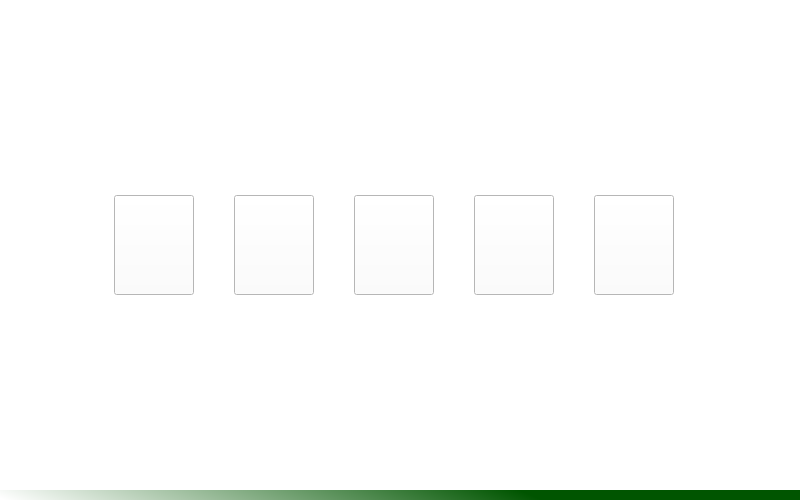
<?xml version="1.0" encoding="UTF-8"?>
<ui version="4.0">
 <class>home</class>
 <widget class="QWidget" name="home">
  <property name="geometry">
   <rect>
    <x>0</x>
    <y>0</y>
    <width>800</width>
    <height>500</height>
   </rect>
  </property>
  <property name="windowTitle">
   <string>Form</string>
  </property>
  <property name="styleSheet">
   <string notr="true">background-color: rgb(255, 255, 255);</string>
  </property>
  <widget class="QPushButton" name="PersMngBtn_HomeUI">
   <property name="geometry">
    <rect>
     <x>234</x>
     <y>195</y>
     <width>80</width>
     <height>100</height>
    </rect>
   </property>
   <property name="maximumSize">
    <size>
     <width>80</width>
     <height>100</height>
    </size>
   </property>
   <property name="styleSheet">
    <string notr="true">border-image: url(:/pic/人员管理-a.png);</string>
   </property>
   <property name="text">
    <string/>
   </property>
  </widget>
  <widget class="QPushButton" name="DistrSchemeBtn_HomeUI">
   <property name="geometry">
    <rect>
     <x>354</x>
     <y>195</y>
     <width>80</width>
     <height>100</height>
    </rect>
   </property>
   <property name="maximumSize">
    <size>
     <width>80</width>
     <height>100</height>
    </size>
   </property>
   <property name="styleSheet">
    <string notr="true">border-image: url(:/pic/训练方案-a.png);</string>
   </property>
   <property name="text">
    <string/>
   </property>
  </widget>
  <widget class="QPushButton" name="TrainProcBtn_HomeUI">
   <property name="geometry">
    <rect>
     <x>474</x>
     <y>195</y>
     <width>80</width>
     <height>100</height>
    </rect>
   </property>
   <property name="maximumSize">
    <size>
     <width>80</width>
     <height>100</height>
    </size>
   </property>
   <property name="styleSheet">
    <string notr="true">border-image: url(:/pic/训练进程-a.png);</string>
   </property>
   <property name="text">
    <string/>
   </property>
  </widget>
  <widget class="QPushButton" name="PerfMngBtn_HomeUI">
   <property name="geometry">
    <rect>
     <x>594</x>
     <y>195</y>
     <width>80</width>
     <height>100</height>
    </rect>
   </property>
   <property name="maximumSize">
    <size>
     <width>80</width>
     <height>100</height>
    </size>
   </property>
   <property name="styleSheet">
    <string notr="true">border-image: url(:/pic/成绩管理-a.png);</string>
   </property>
   <property name="text">
    <string/>
   </property>
  </widget>
  <widget class="QPushButton" name="DevMngBtn_HomeUI">
   <property name="geometry">
    <rect>
     <x>114</x>
     <y>195</y>
     <width>80</width>
     <height>100</height>
    </rect>
   </property>
   <property name="minimumSize">
    <size>
     <width>0</width>
     <height>0</height>
    </size>
   </property>
   <property name="maximumSize">
    <size>
     <width>80</width>
     <height>100</height>
    </size>
   </property>
   <property name="styleSheet">
    <string notr="true">border-image: url(:/pic/设备管理-a.png);</string>
   </property>
   <property name="text">
    <string/>
   </property>
  </widget>
  <widget class="QLabel" name="label">
   <property name="geometry">
    <rect>
     <x>0</x>
     <y>0</y>
     <width>800</width>
     <height>20</height>
    </rect>
   </property>
   <property name="styleSheet">
    <string notr="true">border-image: url(:/pic/顶部-切角.png);
color: rgb(255, 255, 255);
border:none</string>
   </property>
   <property name="text">
    <string>主页面</string>
   </property>
   <property name="alignment">
    <set>Qt::AlignCenter</set>
   </property>
  </widget>
  <widget class="QLabel" name="label_2">
   <property name="geometry">
    <rect>
     <x>0</x>
     <y>490</y>
     <width>800</width>
     <height>15</height>
    </rect>
   </property>
   <property name="styleSheet">
    <string notr="true">background-color: qlineargradient(spread:pad, x1:0.67, y1:0.516727, x2:0, y2:0.545455, stop:0 rgba(0, 85, 0, 255), stop:1 rgba(255, 255, 255, 255));</string>
   </property>
   <property name="text">
    <string/>
   </property>
  </widget>
 </widget>
 <resources/>
 <connections/>
</ui>
